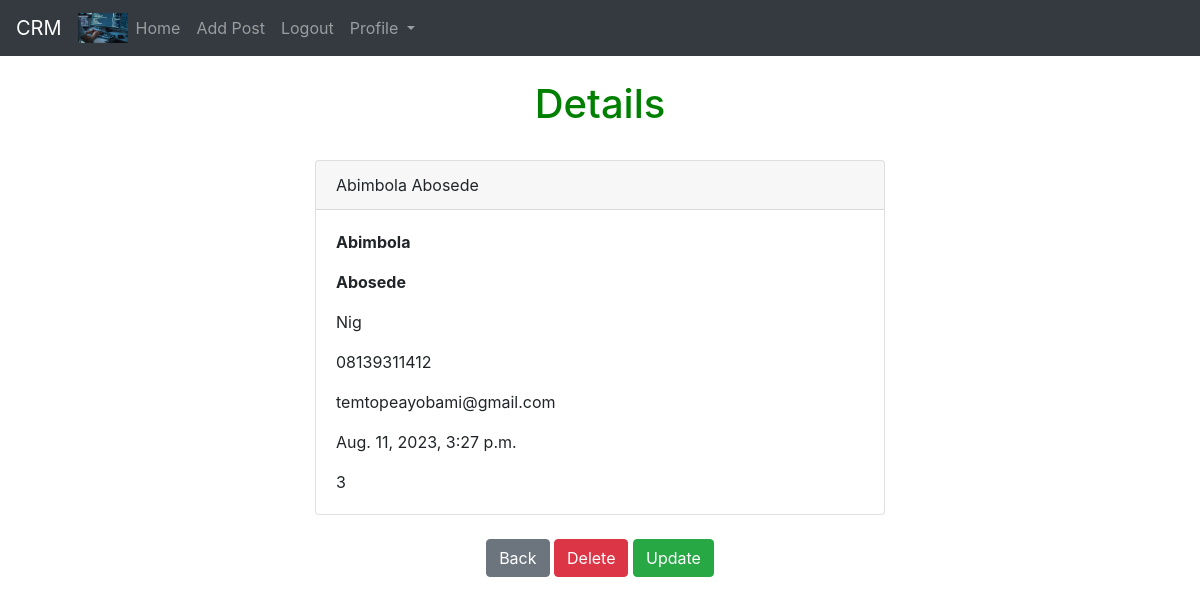
Page /detail_record/3 (signed in) on the earlier database version.
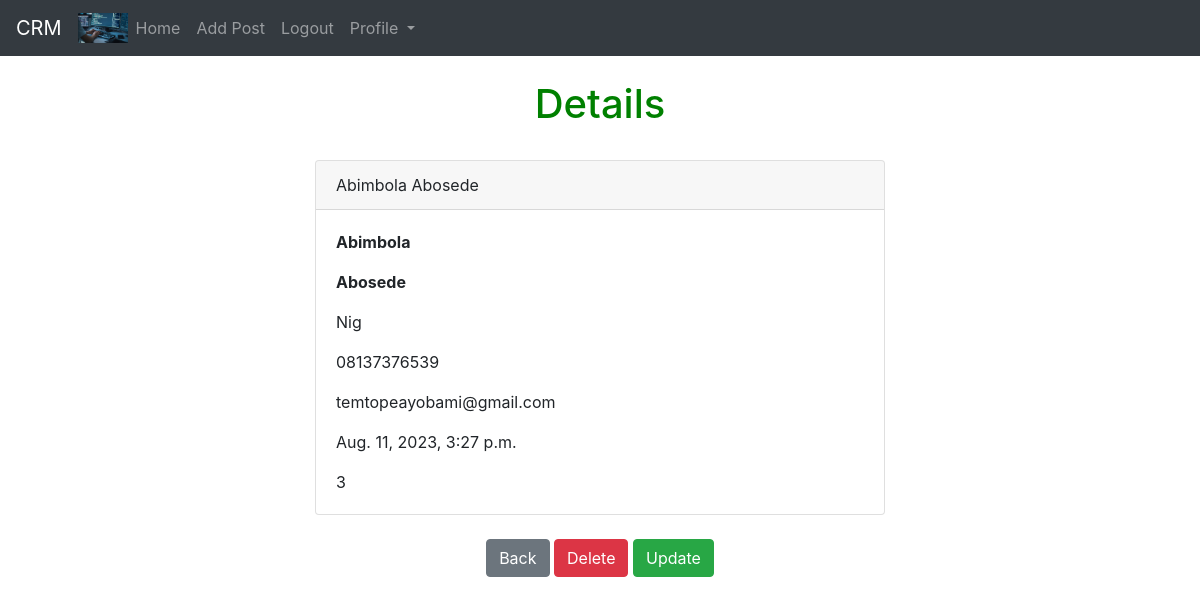
Same page on the later database version.
### crmapp/models.py (models this page shows, shortened)
class School(models.Model):
    first_name = models.CharField(max_length=50)
    last_name = models.CharField(max_length=50)
    address = models.CharField(max_length=70)
    email = models.EmailField()
    date_created = models.DateTimeField(auto_now_add=True)
    country = models.CharField(max_length=50)
    state = models.CharField(max_length=20)
    mobile = models.CharField(max_length=14)
    sex = models.CharField(max_length=6)

### crmapp/views.py (the view)
# urls.py: path('detail_record/<int:pk>', views.detail_record, name = 'detail'),
def detail_record(request, pk):
    if request.user.is_authenticated:
        detail_it = School.objects.get(id=pk)
        return render(request, 'apps/detail_record.html', {'detail_it': detail_it})
    else:
        messages.success(request, "You are not qualified")
        return redirect('register')

### crmapp/templates/apps/detail_record.html
{% extends 'blog/base.html' %}
{% block content %}
<br/>
<h1 style = "text-align:center; color:green;"> Details </h1>
<br/>
<div class="col-md-6 offset-md-3">
<div class="card">
    <div class="card-header">
        {{detail_it.first_name }}
        {{ detail_it.last_name }}
    </div>
    <div class="card-body">
      <p class="card-text">
        <strong>{{ detail_it.first_name }}</strong>
    </p>
    <p class="card-text">
        <strong>{{ detail_it.last_name }}</strong>
    </p>
    <p class="card-text">
        {{ detail_it.country }}
    </p>
    <p class="card-text">
        {{ detail_it.mobile }}
    </p>
    <p class="card-text">
        {{ detail_it.email }}
    </p>
    <p class="card-text">
        {{ detail_it.date_created }}
    </p>
    <p class="card-text">
        {{ detail_it.id }}
    </p>
    </div>
  </div>
<br/>
</div>
<div style = "text-align:center;">
<a href = "{% url 'home' %}" class = "btn btn-secondary"> Back </a>
<a href = "{% url 'delete' detail_it.id %}" class = "btn btn-danger"> Delete </a>
<a href = "{% url 'update' detail_it.id %}" class = "btn btn-success"> Update </a>
</div>
{% endblock %}

### project/templates/blog/base.html (shortened to what this page needs)
<!doctype html>
<html lang="en">
  <head>
    <link rel="stylesheet" href="https://cdn.jsdelivr.net/npm/bootstrap@4.6.2/dist/css/bootstrap.min.css">
  </head>
  <body>
    {% include 'blog/navbar.html' %}
    {% block content %} {% endblock %}
  </body>
</html>

### project/templates/blog/navbar.html (shortened to what this page needs)
{% load static %}
<nav class="navbar navbar-expand-lg navbar-dark bg-dark">
    <a class="navbar-brand" href="{% url 'home' %}"> CRM</a>
    <img src="{% static '/img/code.jpeg' %}" width="50" height="30" alt="">
    <div class="collapse navbar-collapse" id="navbarSupportedContent">
      <ul class="navbar-nav mr-auto">
        {% if user.is_authenticated %}
        <li class="nav-item">
          <a class="nav-link" href="{% url 'home' %}">Home</a>
        </li>
        <li class="nav-item">
            <a class="nav-link" href="{% url 'add_record' %}">Add Post</a>
          </li>
        <li class="nav-item">
            <a class="nav-link" href="{% url 'logout' %}">Logout</a>
          </li>
          <li class="nav-item dropdown">
            <a class="nav-link dropdown-toggle" href="#" role="button" data-toggle="dropdown" aria-expanded="false">
              Profile
            </a>
          </ul>
        {% else %}
        <li class="nav-item">
            <a class="nav-link" href="{% url 'register' %}">Register</a>
        </li>
        {% endif %}
    </div>
  </nav>

Differences in the rows shown:
changed School "Abimbola": mobile "08139311412" → "08137376539"
